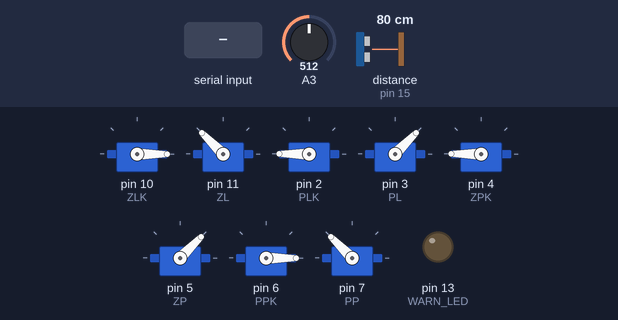
Recording of a sketch running on a simulated Arduino Uno, built with avr-gcc and run on an emulated ATmega328P. On the bench: 8 × servo, output pins drawn as LEDs (lit = HIGH). Wiring (inferred from the names in the program): ultrasonic range finder: trigger pin 16; echo pin 15. Inputs (shaded band) come from the test bench; at power-on: A3 = 512, distance to the obstacle (sensor on pin 15) 80 cm. The echo pulse lasts 58.3 µs per cm; pins used as bus, display or sensor lines are not drawn; what the sketch prints to the serial monitor is not drawn.

Above: at 1.2 s.
1.3 s: "1" received over the second serial link
At 3.1 s:
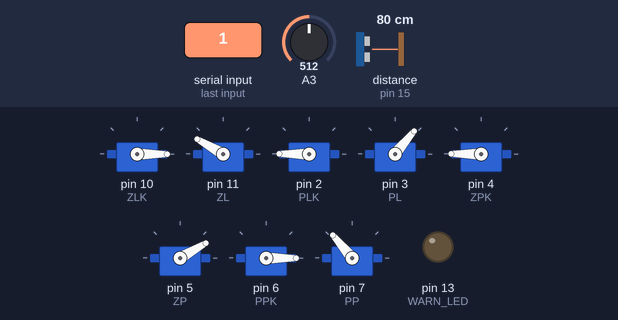
4.4 s: "5" received over the second serial link
At 4.66 s:
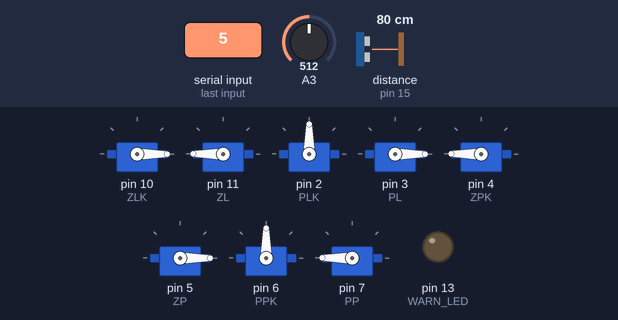
6.4 s: "2" received over the second serial link
At 8.2 s:
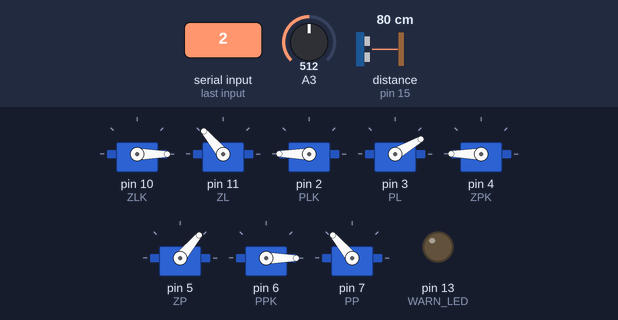
9.5 s: "6" received over the second serial link
At 10.3 s:
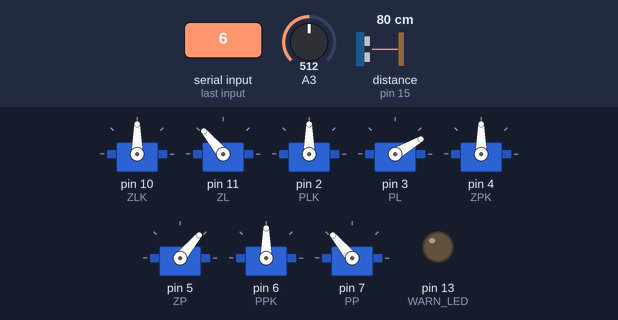
11.0 s: "3" received over the second serial link
At 11.28 s:
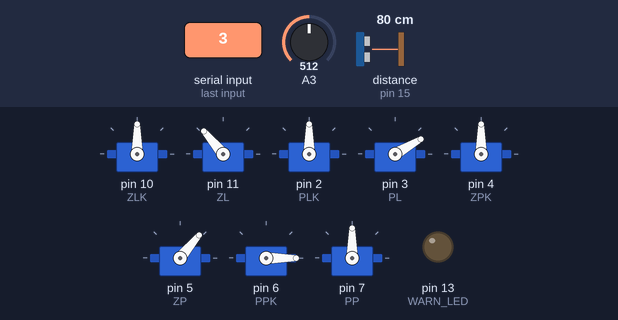
14.1 s: "7" received over the second serial link
At 14.5 s:
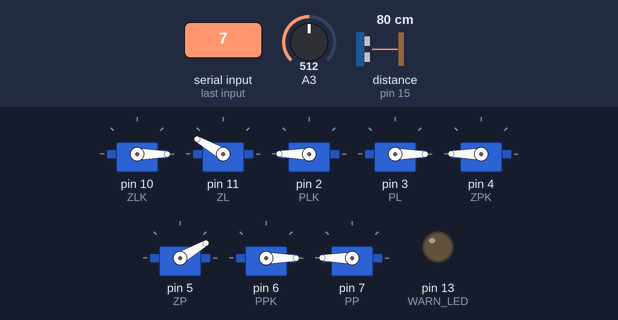
Timing chart, 0 to 18.2 s (numbered marks = the images above; inputs shaded):
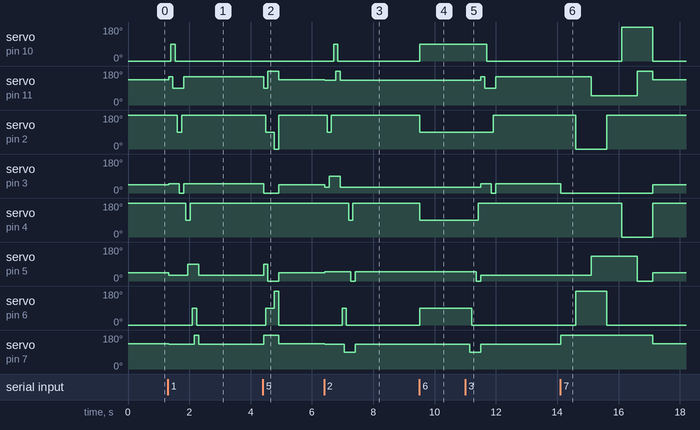

Measured:
- after the input at 1.3 s, servo on pin 10 (ZLK): 0° → 90° after 0.10 s, → 0° 0.14 s later; servo on pin 11 (ZL): 135° → 150° at once, → 90° 0.14 s later, → 150° 0.35 s later
- after the input at 4.4 s, servo on pin 11 (ZL): 150° → 90° at once, → 180° 0.14 s later, → 135° 0.35 s later; servo on pin 2 (PLK): 180° → 90° after 0.09 s, → 0° 0.28 s later, → 180° 0.14 s later
- after the input at 6.4 s, servo on pin 10 (ZLK): 0° → 90° after 0.30 s, → 0° 0.14 s later; servo on pin 11 (ZL): 135° → 130° at once, → 180° 0.35 s later, → 130° 0.14 s later
- after the input at 9.5 s, servo on pin 10 (ZLK), servo on pin 6 (PPK): 0° → 90° at once; servo on pin 2 (PLK), servo on pin 4 (ZPK): 180° → 90° at once
- after the input at 11.0 s, servo on pin 10 (ZLK): 90° → 0° after 0.71 s; servo on pin 11 (ZL): 130° → 150° after 0.50 s, → 90° 0.14 s later, → 150° 0.35 s later; servo on pin 2 (PLK): 90° → 180° after 0.92 s; servo on pin 3 (PL): 30° → 50° after 0.50 s, → 0° 0.35 s later, → 50° 0.14 s later; servo on pin 4 (ZPK): 90° → 180° after 0.43 s
- after the input at 14.1 s, servo on pin 10 (ZLK): 0° → 180° after 2.0 s, → 0° 1.0 s later; servo on pin 11 (ZL): 150° → 50° after 1.0 s, → 180° 1.5 s later, → 135° 0.50 s later

The sketch:

pavuk3_0.ino
```cpp
#include <Servo.h>
#include <SoftwareSerial.h>
#include <EEPROM.h>

#define WARN_LED 13

SoftwareSerial Bluetooth(8, 9);
int cas = 70;
int inp = 0;
int a = 0;
int b = 0;
int Time = 500;

#define TRIG 16
#define ECHO 15

#define MP3_OUTPUT_PIN 18   // connect to Rx pin of DFPlayer
#define MP3_BUSY_PIN 19     // connect to BUSY pin of DFPlayer
int m;

Servo ZLK;
Servo ZL;
Servo PLK;
Servo PL;
Servo ZPK;
Servo ZP;
Servo PPK;
Servo PP;

uint8_t ignorovat_baterku;

void setup() {

  kalibrace();

  pinMode(WARN_LED, OUTPUT);
  Serial.begin(9600);
  pinMode(TRIG, OUTPUT);
  pinMode (ECHO, INPUT);

  m = 25;
  mp3_set_volume(m);


  Bluetooth.begin(9600);
  ZLK.attach(10);
  ZL.attach(11);
  PLK.attach(2);
  PL.attach(3);
  ZPK.attach(4);
  ZP.attach(5);
  PPK.attach(6);
  PP.attach(7);

  detect_usb_cable();
}

void detect_usb_cable()
{
  while (Serial.available()) Serial.read();
  long cas = millis();
  while (millis() - cas > 1000)
    if (Serial.available())
    {
      ignorovat_baterku = 1;
      Serial.read();
      return;
    }
  ignorovat_baterku = 0;
}

void skontroluj_baterku()
{
  static uint8_t pocitadlo = 0;
  static long posledne_meranie = 0;

  if (ignorovat_baterku) return;

  long tm = millis();
  if (tm - posledne_meranie > 500)
  {
    posledne_meranie = tm;
    analogReference(INTERNAL);
    float volt = analogRead(A3);
    analogReference(DEFAULT);
    if (volt * 0.01181640625 < 6.0)  // volt * 1.1 * 242 / 22 / 1023  (22 KOhm out of 220+22=242 KOhm)
    {
      pocitadlo++;
      delay(50);
      if (pocitadlo > 10)
      {
        Serial.println(F("!!!!!!!!!!!!!!!! Nabit baterky !!!!!!!!!!!!!!!!!!!!"));
        long v = volt * 0.01181640625 * 100.0;
        Serial.println(v);
        mp3_set_volume(0);
        while(1)
        {
          for (uint8_t i = 0; i < 3; i++)
          {
            digitalWrite(WARN_LED, HIGH);
            delay(100);
            digitalWrite(WARN_LED, LOW);
            delay(50);
          }
          delay(300);
          for (uint8_t i = 0; i < 3; i++)
          {
            digitalWrite(WARN_LED, HIGH);
            delay(300);
            digitalWrite(WARN_LED, LOW);
            delay(50);
          }
          delay(300);
          for (uint8_t i = 0; i < 3; i++)
          {
            digitalWrite(WARN_LED, HIGH);
            delay(100);
            digitalWrite(WARN_LED, LOW);
            delay(50);
          }
          delay(500);
        }
      }
    }
    else pocitadlo = 0;
  }
}

  // volume 0-30
void mp3_set_volume(uint8_t volume)
{
 mp3_send_packet(0x06, volume);
}

void mp3_play(uint8_t song_number)
{
 mp3_send_packet(0x03, song_number);
}

void mp3_send_byte(uint8_t pin, uint8_t val)
{
  pinMode(MP3_OUTPUT_PIN, OUTPUT);
  float start_transmission = micros();
  float one_bit = 1000000 / 9600.0;
  float next_change = start_transmission + one_bit;
  digitalWrite(pin, LOW);
  while (micros() < next_change);

  for (int i = 2; i < 10; i++)
  {
    if (val & 1) digitalWrite(pin, HIGH);
    else digitalWrite(pin, LOW);
    next_change = start_transmission + one_bit * i;
    val >>= 1;
    while (micros() < next_change);
  }

  digitalWrite(pin, HIGH);
  next_change = micros() + 2 * one_bit;
  while (micros() < next_change);
  pinMode(MP3_OUTPUT_PIN, INPUT);
}

void mp3_send_packet(uint8_t cmd, uint16_t param)
{
  mp3_send_byte(MP3_OUTPUT_PIN, 0x7E);
  mp3_send_byte(MP3_OUTPUT_PIN, 0xFF);
  mp3_send_byte(MP3_OUTPUT_PIN, 0x06);
  mp3_send_byte(MP3_OUTPUT_PIN, cmd);
  mp3_send_byte(MP3_OUTPUT_PIN, 0x00);
  mp3_send_byte(MP3_OUTPUT_PIN, (uint8_t)(param >> 8));
  mp3_send_byte(MP3_OUTPUT_PIN, (uint8_t)(param & 0xFF));
  uint16_t chksm = 0xFF + 0x06 + cmd + (param >> 8) + (param & 0xFF);
  chksm = -chksm;
  mp3_send_byte(MP3_OUTPUT_PIN, (uint8_t)(chksm >> 8));
  mp3_send_byte(MP3_OUTPUT_PIN, (uint8_t)(chksm & 0xFF));
  mp3_send_byte(MP3_OUTPUT_PIN, 0xEF);
}

void posunDL(){
  ZLK.write(90);
  delay(cas);
  ZL.write(90);
  delay(cas);
  ZLK.write(0);
  delay(cas);

  PLK.write(90);
  delay(cas);
  PL.write(0);
  delay(cas);
  PLK.write(180);
  delay(cas);
  kalibraceD();
}

void posunDR(){
  ZPK.write(90);
  delay(cas);
  ZP.write(90);
  delay(cas);
  ZPK.write(180);
  delay(cas);

  PPK.write(90);
  delay(cas);
  PP.write(180);
  delay(cas);
  PPK.write(0);
  delay(cas);
  kalibraceD();
}

void posunZL(){
  PLK.write(90);
  delay(cas);
  PL.write(90);
  delay(cas);
  PLK.write(180);
  delay(cas);

  ZLK.write(90);
  delay(cas);
  ZL.write(180);
  delay(cas);
  ZLK.write(0);
  delay(cas);
  kalibraceZ();
}

void posunZR(){
  PPK.write(90);
  delay(cas);
  PP.write(90);
  delay(cas);
  PPK.write(0);
  delay(cas);

  ZPK.write(90);
  delay(cas);
  ZP.write(0);
  delay(cas);
  ZPK.write(180);
  delay(cas);
  kalibraceZ();
}

void Xattack(){
  PP.write(180);
  PL.write(0);
  ZP.write(90);
  ZL.write(90);
  delay(cas);
  PPK.write(90);
  PLK.write(90);
  delay(cas);
  ZP.write(0);
  ZL.write(180);
  delay(cas * 3);
  PPK.write(180);
  PLK.write(0);
  delay(cas * 2);
}

void cube(){
  if (a == 1){
    b = 1;
    kalibrace();
  }
  if (a == 0){
    ZLK.write(90);
    PLK.write(90);
    ZPK.write(90);
    PPK.write(90);

    a = 1;
  }
  if (b == 1){
    a = 0;
    b = 0;
  }
}

void safe(){
  PL.write(0);
  PP.write(180);
  delay(Time);
  PLK.write(0);
  PPK.write(180);
  delay(Time);
  ZL.write(50);
  ZP.write(130);
  delay(Time);
  PLK.write(180);
  PPK.write(0);
  delay(Time);
  ZLK.write(180);
  ZPK.write(0);
  delay(Time);
  ZL.write(180);
  ZP.write(0);
  delay(Time);
}

void
kalibrace(){
  ZLK.write(0);
  ZL.write(135);
  PLK.write(180);
  PL.write(45);
  ZPK.write(180);
  ZP.write(45);
  PPK.write(0);
  PP.write(135);
  }

void kalibraceD(){
  ZL.write(150);
  PL.write(50);
  ZP.write(30);
  PP.write(130);
}

void kalibraceZ(){
  ZL.write(130);
  PL.write(30);
  ZP.write(50);
  PP.write(130);
}

void dopredu(){
  kalibraceD();
  delay(cas);
  posunDL();
  delay(cas);
  posunDR();
  delay(cas);

}

void dozadu(){
  kalibraceZ();
  delay(cas);
  posunZL();
  delay(cas);
  posunZR();
  delay(cas);
}

void pravo(){
  kalibraceZ();
  delay(cas);
  posunZR();
  kalibraceD();
  delay(cas);
  posunDL();
}

void lavo(){
  kalibraceZ();
  delay(cas);
  posunZL();
  kalibraceD();
  delay(cas);
  posunDR();
}

int zmeraj (){
  digitalWrite(TRIG,HIGH);
  delayMicroseconds (10);
  digitalWrite(TRIG, LOW);
  while(digitalRead(ECHO)== 0){}
  long cas1 = micros ();
   while(digitalRead(ECHO)== 1){}
   long cas2 = micros ();
   return (cas2 - cas1) / 58;
}

long naposledy_sa_zacalo_hrat = 0;
long cas_ked_nebola_prekazka  = 0;


void loop() {
  Serial.print(".");delay(20);
  skontroluj_baterku();
  int vzdialenost = zmeraj ();
  if (vzdialenost <= 30){
     if (millis() - naposledy_sa_zacalo_hrat > 10000)
     {
       mp3_play(1);
       naposledy_sa_zacalo_hrat = millis();
     }
  }
  if (vzdialenost <= 20) {
    if (millis() - cas_ked_nebola_prekazka > 5000)
    {
      for (int l = 0; l < 5; l++) {
        pravo();
      }
    }
  }
  else cas_ked_nebola_prekazka = millis();


  //kalibrace();
  if (Bluetooth.available()){
    cas_ked_nebola_prekazka = millis();
    inp = Bluetooth.read();
    if (inp == '1'){
      dopredu();
    }
    if (inp == '2'){
      dozadu();
    }
    if (inp == '3'){
      pravo();
    }
    if (inp == '4'){
      lavo();
    }
    if (inp == '5'){
      Xattack();
      kalibrace();
    }
    if (inp == '6'){
      cube();
    }
    if (inp == '7'){
      safe();
      kalibrace();
    }
    if (inp == '9'){
      kalibrace();
      a = 0;
    }
  }

}
```
